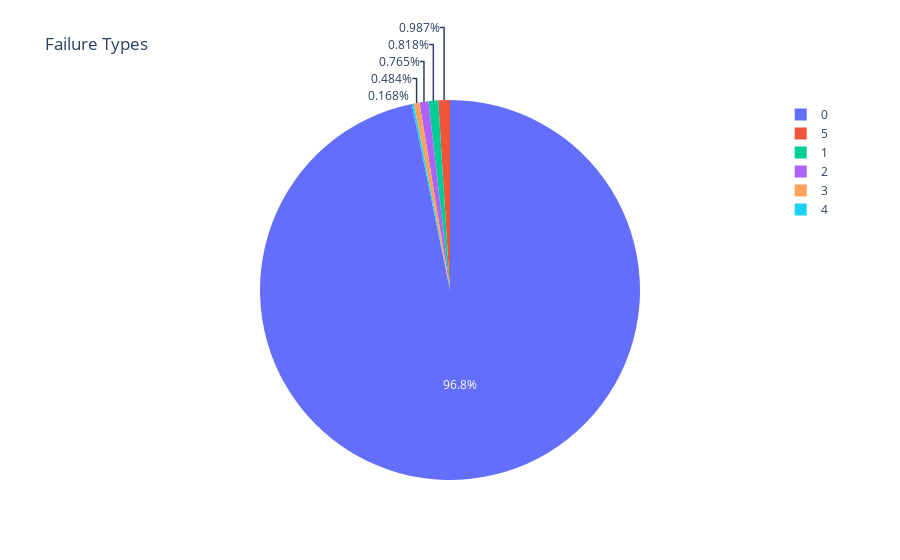

Notebook code for this chart:
### Markdown cell above
A pie chart below shows the distribution of the Failure Types

### Code cell
# Observe distrubution of failures
import plotly.graph_objects as go
import plotly.express as px

fig = px.pie(df,
             title  = 'Failure Types',
             values = 'UDI',
             names  = 'Failure Type')
fig.show()

### Figure 1 — Plotly figure (JSON) as saved in the notebook; plotly's stock layout.template omitted (floating-point values rounded to 4 significant figures; data arrays with more than 128 entries replaced by an {"elided": "..."} marker saying what was removed)
{"data": [{"domain": {"x": [0, 1], "y": [0, 1]}, "hovertemplate": "Failure Type=%{label}<br>UDI=%{value}<extra></extra>", "labels": {"elided": "10000 int values"}, "legendgroup": "", "name": "", "showlegend": true, "type": "pie", "values": {"elided": "10000 int values"}}], "layout": {"legend": {"tracegroupgap": 0}, "title": {"text": "Failure Types"}}}
